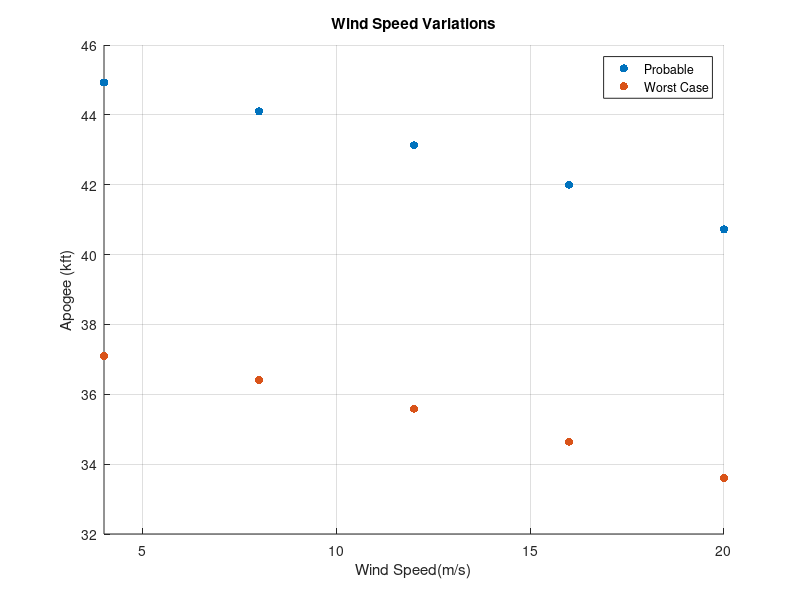
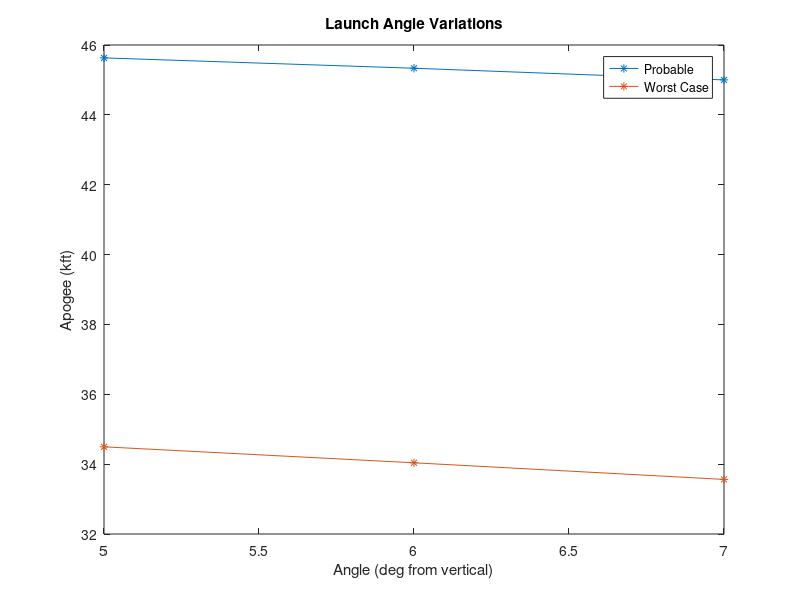
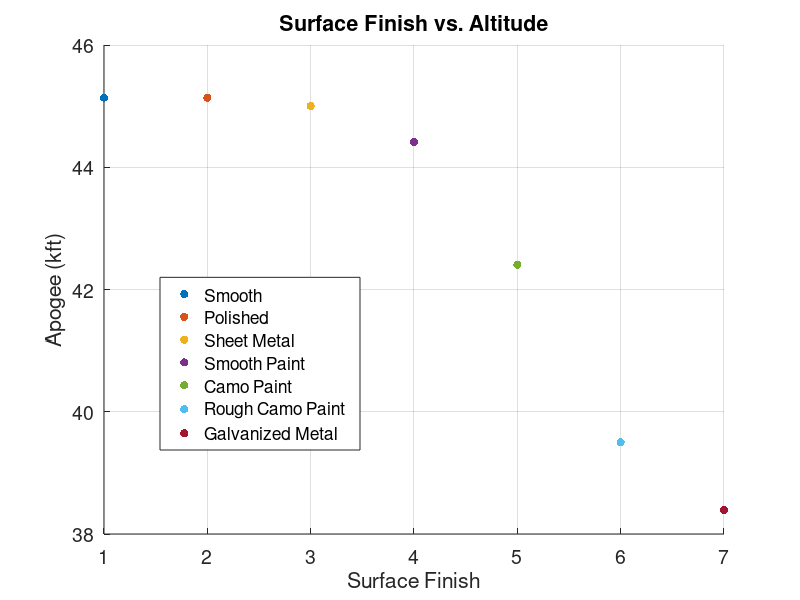

These figures' MATLAB source, in order:
%% Plot Wind Speed Variations
WindSpeed = [4 8 12 16 20]
Altitude_Wind = [44.927 44.098 43.126 42.001 40.720]
Altitude_Wind_WC = [37.093 36.401 35.588 34.644 33.600]
scatter (WindSpeed, Altitude_Wind,'filled')
hold on 
scatter (WindSpeed, Altitude_Wind_WC,'filled')
grid on 
xlabel('Wind Speed(m/s)')
ylabel('Apogee (kft)')
title('Wind Speed Variations')
legend('Probable', 'Worst Case', 'Location', 'best')
axis([4, 20, 32, 46])
%set(gca,'fontsize', 14)
figure() 

%% Plot Mass Variations

Mass = [59.3, 60.3, 61.3, 62.3, 64.3, 69.3, 74.3, 79.3, 84.3]
Altitude_Mass = [44.411 43.537 42.686 41.860 40.261 36.607 33.384 30.552 27.987] 
Altitude_Mass_WC = [41.761, 40.919, 20.098, 39.327,37.782, 34.258, 31.161, 28.393, 25.967]
%plot (Mass, Altitude_Mass, '-*', Mass, Altitude_Mass_WC, '-*')
scatter(Mass, Altitude_Mass, 'filled')
grid on 
xlabel('Mass (lbs)')
ylabel('Apogee (kft)')
title('Mass Variations')
%legend('Probable', 'Worst Case')
axis([59, 85, 0, 45])
%xticks([75 77 79 81 83 85])
%yticks([0 5 10 15 20 25 30 35 40 45])
set(gca,'fontsize', 14)
%figure() 
%% Launch Angle Variations

Launch_Angle = [5 6 7]
Altitude_Angle = [45.631 45.335 45.001] 
Altitude_Angle_WC = [34.496 34.039, 33.563] 
plot (Launch_Angle, Altitude_Angle, '-*', Launch_Angle, Altitude_Angle_WC, '-*')
xlabel('Angle (deg from vertical)')
ylabel('Apogee (kft)')
title('Launch Angle Variations')
legend('Probable', 'Worst Case', 'Location', 'best')
%axis([5, 7, 39, 46])
%set(gca,'fontsize', 14)
figure() 
%% Surface Finish Variations
close all 
clear all
SF = [ 1 2 3 4 5 6 7];
Altitude_SF = [45.138 45.137 45.001 44.417 42.408 39.499 38.397];
for i =1:7
    scatter (SF(i), Altitude_SF(i), 'filled')
    hold on 
end

legendd = legend('Smooth', 'Polished', 'Sheet Metal', 'Smooth Paint', 'Camo Paint', 'Rough Camo Paint', 'Galvanized Metal', 'Cast Iron');
rect = [0.2, 0.25, .25, .25];
set(legendd, 'Position', rect, 'FontSize',12);
xlabel('Surface Finish')
ylabel('Apogee (kft)')
title('Surface Finish vs. Altitude')
axis([1, 7, 38, 46])
grid on 
set(gca,'fontsize', 14)
